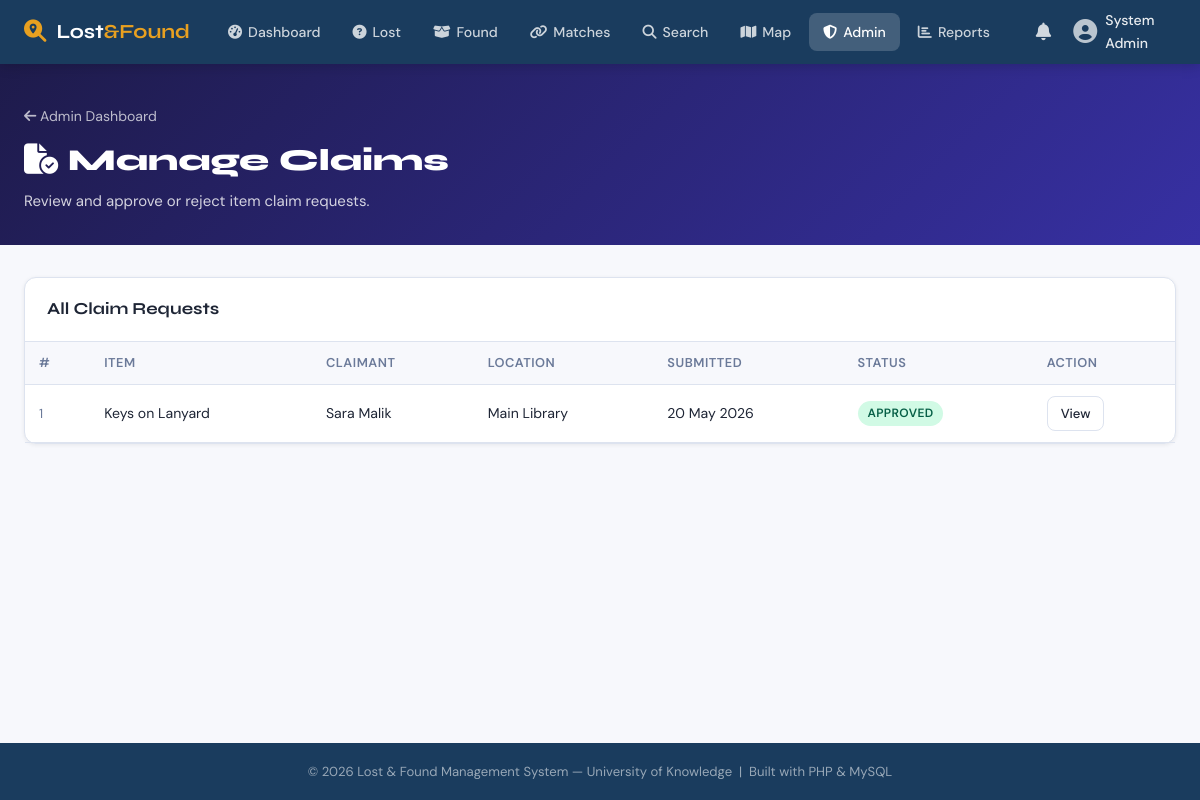
Page /admin/manage-claims.php (signed in) on the committed database.
### tables this page shows
CREATE TABLE IF NOT EXISTS claims (
    claim_id        INT UNSIGNED AUTO_INCREMENT PRIMARY KEY,
    found_item_id   INT UNSIGNED NOT NULL,
    claimant_id     INT UNSIGNED NOT NULL,
    proof_desc      TEXT NOT NULL,
    proof_image     VARCHAR(255) DEFAULT NULL,
    status          ENUM('pending','approved','rejected') DEFAULT 'pending',
    admin_note      TEXT DEFAULT NULL,
    reviewed_by     INT UNSIGNED DEFAULT NULL,
    submitted_at    DATETIME DEFAULT CURRENT_TIMESTAMP,
    reviewed_at     DATETIME DEFAULT NULL,
    CONSTRAINT fk_claim_item    FOREIGN KEY (found_item_id) REFERENCES found_items(item_id) ON DELETE CASCADE,
    CONSTRAINT fk_claim_user    FOREIGN KEY (claimant_id)   REFERENCES users(user_id)       ON DELETE CASCADE,
    CONSTRAINT fk_claim_admin   FOREIGN KEY (reviewed_by)   REFERENCES users(user_id)       ON DELETE SET NULL
);

CREATE TABLE IF NOT EXISTS found_items (
    item_id        INT UNSIGNED AUTO_INCREMENT PRIMARY KEY,
    user_id        INT UNSIGNED NOT NULL,
    category_id    INT UNSIGNED NOT NULL,
    location_id    INT UNSIGNED NOT NULL,
    name           VARCHAR(150) NOT NULL,
    description    TEXT,
    date_found     DATE NOT NULL,
    image_path     VARCHAR(255) DEFAULT NULL,
    status         ENUM('open','matched','claimed','closed') DEFAULT 'open',
    created_at     DATETIME DEFAULT CURRENT_TIMESTAMP,
    updated_at     DATETIME DEFAULT CURRENT_TIMESTAMP ON UPDATE CURRENT_TIMESTAMP,
    CONSTRAINT fk_found_user    FOREIGN KEY (user_id)     REFERENCES users(user_id)     ON DELETE CASCADE,
    CONSTRAINT fk_found_cat     FOREIGN KEY (category_id) REFERENCES categories(category_id),
    CONSTRAINT fk_found_loc     FOREIGN KEY (location_id) REFERENCES locations(location_id)
);

CREATE TABLE IF NOT EXISTS users (
    user_id      INT UNSIGNED AUTO_INCREMENT PRIMARY KEY,
    full_name    VARCHAR(100) NOT NULL,
    email        VARCHAR(150) NOT NULL UNIQUE,
    password     VARCHAR(255) NOT NULL,           
    phone        VARCHAR(20),
    role         ENUM('admin','user') NOT NULL DEFAULT 'user',
    avatar       VARCHAR(255)         DEFAULT 'default.png',
    is_active    TINYINT(1)           DEFAULT 1,
    created_at   DATETIME             DEFAULT CURRENT_TIMESTAMP,
    updated_at   DATETIME             DEFAULT CURRENT_TIMESTAMP ON UPDATE CURRENT_TIMESTAMP
);

CREATE TABLE IF NOT EXISTS locations (
    location_id  INT UNSIGNED AUTO_INCREMENT PRIMARY KEY,
    building     VARCHAR(100) NOT NULL,
    room         VARCHAR(50),
    description  VARCHAR(255),
    latitude     DECIMAL(10,8),
    longitude    DECIMAL(11,8),
    created_at   DATETIME DEFAULT CURRENT_TIMESTAMP
);

### admin/manage-claims.php (the view, shortened to what this page needs)
<?php
require_once __DIR__ . '/../includes/functions.php';
$claims    = getClaims();
?>
<?php require __DIR__ . '/../includes/header.php'; ?>
<div class="page-header" style="background:linear-gradient(135deg,#1e1b4b 0%,#3730a3 100%);">
  <div class="container">
    <a href="<?= SITE_URL ?>/admin/index.php" style="color:rgba(255,255,255,.7);font-size:.88rem;"><i class="fa fa-arrow-left"></i> Admin Dashboard</a>
    <h1 style="margin-top:8px;"><i class="fa fa-file-circle-check"></i> Manage Claims</h1>
    <p>Review and approve or reject item claim requests.</p>
  </div>
</div>
<div class="page-body">
<div class="container">
  <div class="card">
    <div class="card-header"><h2>All Claim Requests</h2></div>
    <div class="card-body" style="padding:0;">
      <div class="table-wrapper">
      <table>
        <thead>
          <tr><th>#</th><th>Item</th><th>Claimant</th><th>Location</th><th>Submitted</th><th>Status</th><th>Action</th></tr>
        </thead>
        <tbody>
          <?php foreach ($claims as $c): ?>
          <tr>
            <td style="color:var(--text-muted);font-size:.82rem;"><?= $c['claim_id'] ?></td>
            <td>
              <div style="display:flex;align-items:center;gap:8px;">
                <span><?= sanitize($c['item_name']) ?></span>
              </div>
            </td>
            <td><?= sanitize($c['claimant_name']) ?></td>
            <td><?= sanitize($c['building']) ?></td>
            <td><?= date('d M Y', strtotime($c['submitted_at'])) ?></td>
            <td><?= statusBadge($c['status']) ?></td>
            <td>
              <a href="?review=<?= $c['claim_id'] ?>" class="btn btn-outline btn-sm">
                <?= $c['status'] === 'pending' ? 'Review' : 'View' ?>
              </a>
            </td>
          </tr>
          <?php endforeach; ?>
        </tbody>
      </table>
      </div>
    </div>
  </div>
</div>
</div>
<?php require __DIR__ . '/../includes/footer.php'; ?>

### includes/functions.php (shortened to what this page needs)
<?php
function getClaims(int $userId = 0): array {
    $db  = getDB();
    $sql = "SELECT cl.*, fi.name AS item_name, fi.image_path, u.full_name AS claimant_name, u.email AS claimant_email,
                   loc.building
            FROM claims cl
            JOIN found_items fi ON cl.found_item_id = fi.item_id
            JOIN users       u  ON cl.claimant_id   = u.user_id
            JOIN locations   loc ON fi.location_id  = loc.location_id
            WHERE 1=1";
    $params = [];
    $sql .= " ORDER BY cl.submitted_at DESC";
    $s = $db->prepare($sql);
    $s->execute($params);
    return $s->fetchAll();
}
function sanitize(string $s): string {
    return htmlspecialchars(trim($s), ENT_QUOTES, 'UTF-8');
}
function statusBadge(string $status): string {
    $map = [
        'open'    => 'badge-open',
        'matched' => 'badge-matched',
        'claimed' => 'badge-claimed',
        'closed'  => 'badge-closed',
        'pending' => 'badge-pending',
        'approved'=> 'badge-approved',
        'rejected'=> 'badge-rejected',
        'verified'=> 'badge-verified',
    ];
    $cls = $map[$status] ?? 'badge-open';
    return "<span class=\"badge {$cls}\">" . ucfirst($status) . "</span>";
}

### assets/css/main.css (style rules this page uses)
:root { --primary: #1a3c5e; --primary-lt: #2461a0; --accent: #e8a020; --accent-dk: #c4870a; --surface: #f7f8fc; --card: #ffffff; --border: #dde3ef; --text: #1e2535; --text-muted: #6b7a99; --success: #16a34a; --danger: #dc2626; --warning: #d97706; --info: #0284c7; --radius: 12px; --shadow-sm: 0 1px 4px rgba(0,0,0,.07); --shadow-md: 0 4px 16px rgba(0,0,0,.10); --shadow-lg: 0 8px 32px rgba(0,0,0,.14); --font-display: 'Syne', sans-serif; --font-body: 'DM Sans', sans-serif; --nav-h: 64px; }
*, *::before, *::after { box-sizing: border-box; margin: 0; padding: 0; }
html { scroll-behavior: smooth; }
body { font-family: var(--font-body); background: var(--surface); color: var(--text); font-size: 15px; line-height: 1.6; min-height: 100vh; display: flex; flex-direction: column; }
a { color: var(--primary-lt); text-decoration: none; }
.container { max-width: 1200px; margin: 0 auto; padding: 0 24px; }
.page-header { background: linear-gradient(135deg, var(--primary) 0%, var(--primary-lt) 100%); color: #fff; padding: 40px 0 32px; }
.page-header h1 { font-family: var(--font-display); font-size: 1.9rem; font-weight: 800; }
.page-header p { opacity: .8; margin-top: 4px; }
.page-body { padding: 32px 0 48px; }
.card { background: var(--card); border: 1px solid var(--border); border-radius: var(--radius); box-shadow: var(--shadow-sm); }
.card-header { padding: 18px 22px; border-bottom: 1px solid var(--border); display: flex; align-items: center; justify-content: space-between; }
.card-header h2 { font-family: var(--font-display); font-size: 1.05rem; font-weight: 700; }
.card-body { padding: 22px; }
.badge { display: inline-flex; align-items: center; padding: 3px 10px; border-radius: 99px; font-size: .75rem; font-weight: 600; text-transform: uppercase; letter-spacing: .03em; }
.badge-approved { background: #d1fae5; color: #065f46; }
.btn { display: inline-flex; align-items: center; gap: 7px; padding: 9px 20px; border-radius: 8px; font-family: var(--font-body); font-size: .9rem; font-weight: 500; border: none; cursor: pointer; transition: all .15s; text-decoration: none; white-space: nowrap; }
.btn-outline { background: transparent; border: 1px solid var(--border); color: var(--text); }
.btn-sm { padding: 6px 13px; font-size: .82rem; }
.table-wrapper { overflow-x: auto; }
table { width: 100%; border-collapse: collapse; font-size: .88rem; }
thead tr { background: var(--surface); }
th, td { padding: 11px 14px; text-align: left; border-bottom: 1px solid var(--border); }
th { font-weight: 600; font-size: .8rem; text-transform: uppercase; letter-spacing: .04em; color: var(--text-muted); }

### rows in the picture
claims: claim_id "1", found_item.name "Keys on Lanyard", claimant.full_name "Sara Malik", locations.building "Main Library", submitted_at "20 May 2026", status "APPROVED", shows "View"

### other values in the picture
$_SESSION['full_name'] "System Admin"
